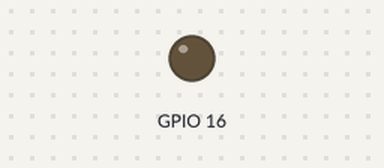
Simulated run of this program. Board: Raspberry Pi (BCM pin numbers). Parts: output pins drawn as LEDs (lit = HIGH). At 42.9 s the program stops and its outputs stay as they are.

Above: at 0.1 s.
At 41.9 s:
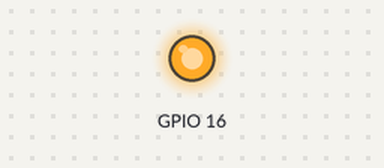
Timing chart, 0 to 43.4 s (numbered marks = the images above):
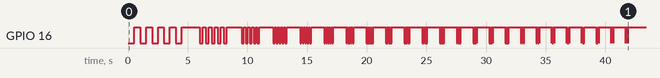

The program:

led_rpi_speed.py
```python
#!/usr/bin/python3
##------------------------------------------------------------------------------
## Project   : Yuka
## Descriptio: test LED on RPi 1Hz to 25Hz
##------------------------------------------------------------------------------

import RPi.GPIO as GPIO
import os
from time import sleep

## Setup GPIO16
GPIO.setwarnings(False)
GPIO.setmode(GPIO.BCM)
GPIO.setup(16, GPIO.OUT)
os.system("echo none >/sys/class/leds/led0/trigger");

for f in range(1, 25):
    d = float(1/f/2)

    for i in range(0, 5):
        GPIO.output(16, GPIO.LOW)
        sleep(d)
        GPIO.output(16, GPIO.HIGH)
        sleep(d)

    sleep(1)

## Restore trigger
os.system("echo mmc0 >/sys/class/leds/led0/trigger");
```

Measured:
- by itself, GPIO 16: LOW → HIGH at 0.52 s, → LOW 0.50 s later, → HIGH 0.50 s later, → LOW 0.50 s later, … (239 changes in this stretch)
